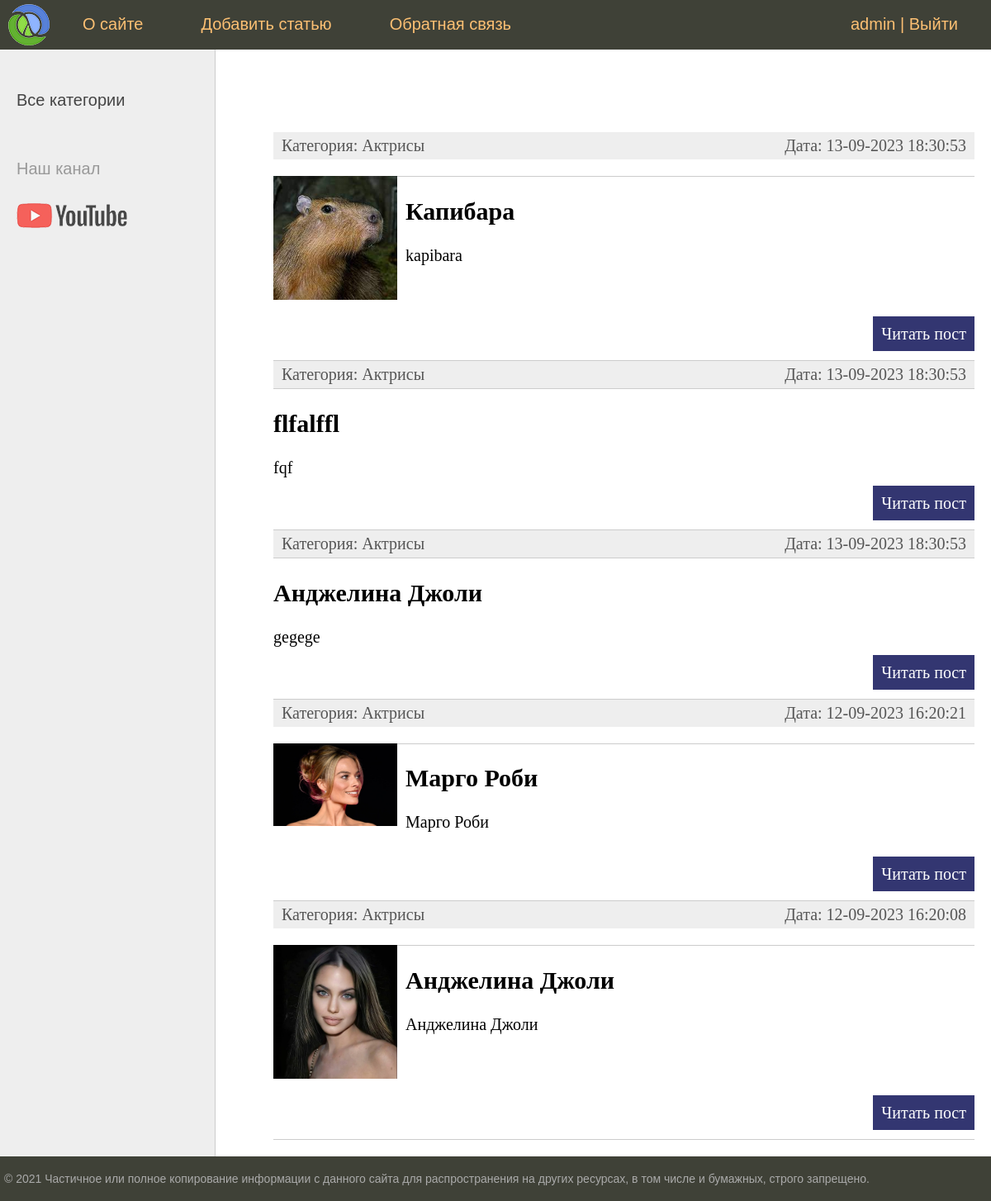
Screenshot of /category/aktrisy (signed in) with the database file from the repository.
### women/models.py (models this page shows, shortened)
class Women(models.Model):
    title = models.CharField(
        max_length=32,
        verbose_name='Заголовок'
    )
    slug = models.SlugField(
        max_length=32,
        unique=True,
        db_index=True,
        verbose_name='URL'
    )
    content = models.TextField(
        verbose_name='Текст'
    )
    photo = models.ImageField(
        upload_to='photos/%Y/%m/%d',
        verbose_name='Фото'
    )
    time_create = models.DateTimeField(
        auto_now_add=True,
        verbose_name='Время создания'
    )
    time_update = models.DateTimeField(
        auto_now=True,
        verbose_name='Время обновления'
    )
    is_published = models.BooleanField(
        default=True,
        verbose_name='Публикация'
    )
    cat = models.ForeignKey(
        'Category',
        on_delete=models.PROTECT,
    )
    def get_absolute_url(self):
        return reverse('post', kwargs={'post_slug': self.slug})
    class Meta:
        verbose_name = 'Женщины'
        verbose_name_plural = 'Женщины'
        ordering = ['-time_create', 'title']

class Category(models.Model):
    name = models.CharField(
        max_length=32,
        db_index=True,
        verbose_name='Название'
    )
    slug = models.SlugField(
        max_length=32,
        unique=True,
        db_index=True,
        verbose_name='URL'
    )
    def __str__(self):
        return self.name
    class Meta:
        verbose_name = 'Категория'
        verbose_name_plural = 'Категории'
        ordering = ['id']

### women/views.py (the view)
# urls.py: path('category/<slug:cat_slug>', WomenCategory.as_view(), name='category')
class WomenCategory(DataMixin, ListView):
    model = Women
    template_name = 'women/index.html'
    context_object_name = 'posts'
    allow_empty = False
    def get_context_data(self, *, object_list=None, **kwargs):
        context = super().get_context_data(**kwargs)
        c_def = self.get_user_context(title='Категория ' + str(context['posts'][0].cat),
                                      cat_selected=context['posts'][0].cat_id)
        return dict(list(context.items()) + list(c_def.items()))
    def get_queryset(self):
        return Women.objects.filter(cat__slug=self.kwargs['cat_slug'], is_published=True).select_related('cat')

### women/utils.py (called while the page is built)
    def get_user_context(self, **kwargs):
        context = kwargs
        cats = cache.get('cats')
        if not cats:
            cats = Category.objects.annotate(Count('women'))
            cats = cache.set('cats', cats, 10)
        user_menu = menu.copy()
        if not self.request.user.is_authenticated:
            user_menu.pop(1)
        context['menu'] = user_menu
        context['cats'] = cats
        if 'cat_selected' not in context:
            context['cat_selected'] = 0
        return context

### women/templates/women/index.html (shortened to what this page needs)
{% extends 'women/base.html' %}
{% block content %}
<ul class="list-articles">
	{% for p in posts %}
		<li><div class="article-panel">
			<p class="first">Категория: {{ p.cat }}</p>
			<p class="last">Дата: {{ p.time_update|date:'d-m-Y H:i:s' }}</p>
		</div>
	{% if p.photo %}
		<p><img src="{{ p.photo.url }}" alt="" class="img-article-left thumb"></p>
	{% endif %}
			<li><h2>{{p.title}}</h2>
	{% autoescape on %}
	{{p.content|linebreaks|truncatewords:50}}
	{% endautoescape %}
			<p class="link-read-post"><a href="{{ p.get_absolute_url }}">Читать пост</a></p>
			</li>
	{% endfor %}
</ul>
{% endblock %}

### women/templates/women/base.html (shortened to what this page needs)
{% load static %}
{% load women_tags %}
<!DOCTYPE html>
<html>
<head>
	<link type="text/css" href="{% static 'women/css/style.css' %}" rel="stylesheet" />
</head>
<body>
<table class="table-page" border=0 cellpadding="0" cellspacing="0">
<tr><td valign=top>
{% block mainmenu %}
	<div class="header">
		<ul id="mainmenu" class="mainmenu">
			<li class="logo"><a href="{% url 'home' %}"><div class="logo"></div></a></li>
			{% for m in menu %}
				<li><a href="{% url m.url_name %}">{{m.title}}</a></li>
			{% endfor %}
			{% if request.user.is_authenticated %}
				<li class="last">{{ user.username }} | <a href="{% url 'logout' %}">Выйти</a></li>
			{% else %}
				<li class="last"><a href="{% url 'register' %}">Регистрация</a> | <a href="{% url 'login' %}">Войти</a></li>
			{% endif %}
			</ul>
		</div>
{% endblock mainmenu %}
<table class="table-content" border=0 cellpadding="0" cellspacing="0">
<tr>
	<td valign="top" class="left-chapters">
	<ul id="leftchapters">
		{% if cat_selected == 0 %}
			<li class="selected">Все категории</li>
		{% else %}
			<li><a href="{% url 'home' %}">Все категории</a></li>
		{% endif %}
		<li class="share">
		<p>Наш канал</p>
		<a class="share-yt" href="https://www.youtube.com/channel/UClJzWfGWuGJL2t-3dYKcHTA/playlists" target="_blank" rel="nofollow"></a>
		</li>
	</ul>
</td>
<td valign="top" class="content">
	<div class="content-text">
{% block content %}
{% endblock %}
	</div>
</td></tr></table>
</td></tr>
<tr><td valign=top>
	<div id="footer">
		<p>&copy; 2021 Частичное или полное копирование информации с данного сайта для распространения на других ресурсах, в том числе и бумажных, строго запрещено.</p>
	</div>
</td></tr></table>
</body>
</html>

### women/static/women/css/style.css (style rules this page uses)
html, body { font-family: 'Arial'; margin: 0; padding: 0; height: 100%; width: 100%; color: #444; }
a { color: #0059b2; text-decoration: none; }
img { max-width: 600px; height: auto; }
img.img-article-left { max-width: 300px; height: auto; float: left; padding: 0 10px 10px 0; }
img.img-article-left.thumb { max-width: 150px; height: auto; }
p.link-read-post { text-align: right; }
p.link-read-post a { padding: 10px; min-width: 100px; background: #333671; color: #fff; text-decoration: none; }
div.article-panel { background: #eee; padding: 5px 10px 5px 10px; box-sizing: border-box; overflow: hidden; color: #555; }
div.article-panel p.first { margin: 0; float: left; }
div.article-panel p.last { margin: 0; float: right; }
ul.list-articles { list-style: none; margin: 0; padding: 0; }
ul.list-articles li { border-bottom: 1px solid #ccc; }
.table-page { width: 100%; height: 100%; vertical-align: top; }
.table-page tr { height: 100%; }
.header { background: #3F4137; height: 60px; }
.logo { background: url('../images/logo.png') no-repeat 10px 5px; width: 70px; height: 60px; }
ul.mainmenu { list-style: none; margin: 0; padding: 0; height: 60px; color: #fdc073; font-size: 20px; overflow: hidden; }
ul.mainmenu li { float: left; margin: 18px 40px 0 30px; }
ul.mainmenu li.logo { margin: 0; }
ul.mainmenu li.last { float: right; }
ul.mainmenu li a { color: #fdc073; text-decoration: none; }
.table-content { width: 100%; min-height: 100%; height: 100%; }
.left-chapters { margin: 0; background: #eee; border-right: 1px solid #ccc; min-height: 100%; }
.left-chapters ul { width: 230px; min-height: 100%; margin: 0; padding: 20px 10px 10px 20px; list-style: none; font-size: 20px; }
.left-chapters ul li { margin: 30px 0 0 0; color: #999; }
.left-chapters ul li a { color: #444; text-decoration: none; }
.left-chapters ul li.share { margin: 60px 0 0 0; }
.left-chapters ul li.share p { margin: 30px 0 30px 0; }
.left-chapters ul li.share a { display: inline-block; width: 40px; height: 40px; margin: 0 20px 0 0; }
.left-chapters ul li.share a.share-yt { width: 100%; height: 30px; background: url('../images/share_yt.png') no-repeat 0 0 }
.content { padding: 40px 20px 20px 40px; width: 100%; box-sizing: border-box; }
.content-text { margin: 60px 0 0 30px; color: #000; font-size: 20px; font-family: Yandex Sans Display Light; }
#footer { box-sizing: border-box; background: #3F4137; padding: 5px; color: #aaa; font-size: 14px; font-family: Verdana, Geneva, Arial, Helvetica; text-align: left; overflow: hidden; }

### rows the page displays
Women: cat "Актрисы", time_update "13-09-2023 18:30:53", photo (picture), title "Капибара", content "kapibara"
Women: cat "Актрисы", time_update "13-09-2023 18:30:53", title "flfalffl", content "fqf"
Women: cat "Актрисы", time_update "13-09-2023 18:30:53", title "Анджелина Джоли", content "gegege"
Women: cat "Актрисы", time_update "12-09-2023 16:20:21", photo (picture), title "Марго Роби", content "Марго Роби"
Women: cat "Актрисы", time_update "12-09-2023 16:20:08", photo (picture), title "Анджелина Джоли", content "Анджелина Джоли"

### other values shown
{{ m.title }} "О сайте" "Добавить статью" "Обратная связь"
{{ user.username }} "admin"
